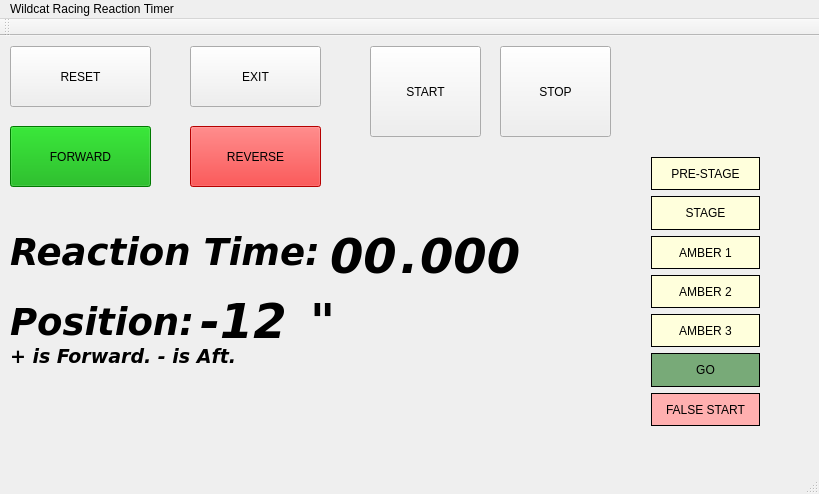
<?xml version="1.0" encoding="UTF-8"?>
<ui version="4.0">
 <class>MainWindow</class>
 <widget class="QMainWindow" name="MainWindow">
  <property name="geometry">
   <rect>
    <x>0</x>
    <y>0</y>
    <width>819</width>
    <height>494</height>
   </rect>
  </property>
  <property name="windowTitle">
   <string>MainWindow</string>
  </property>
  <widget class="QWidget" name="centralWidget">
   <widget class="QPushButton" name="resetButton">
    <property name="geometry">
     <rect>
      <x>10</x>
      <y>10</y>
      <width>141</width>
      <height>61</height>
     </rect>
    </property>
    <property name="text">
     <string>RESET</string>
    </property>
   </widget>
   <widget class="QPushButton" name="exitButton">
    <property name="geometry">
     <rect>
      <x>190</x>
      <y>10</y>
      <width>131</width>
      <height>61</height>
     </rect>
    </property>
    <property name="text">
     <string>EXIT</string>
    </property>
   </widget>
   <widget class="QPushButton" name="fwdButton">
    <property name="geometry">
     <rect>
      <x>10</x>
      <y>90</y>
      <width>141</width>
      <height>61</height>
     </rect>
    </property>
    <property name="palette">
     <palette>
      <active>
       <colorrole role="WindowText">
        <brush brushstyle="SolidPattern">
         <color alpha="255">
          <red>0</red>
          <green>0</green>
          <blue>0</blue>
         </color>
        </brush>
       </colorrole>
       <colorrole role="Button">
        <brush brushstyle="SolidPattern">
         <color alpha="255">
          <red>0</red>
          <green>170</green>
          <blue>0</blue>
         </color>
        </brush>
       </colorrole>
       <colorrole role="Light">
        <brush brushstyle="SolidPattern">
         <color alpha="255">
          <red>0</red>
          <green>255</green>
          <blue>0</blue>
         </color>
        </brush>
       </colorrole>
       <colorrole role="Midlight">
        <brush brushstyle="SolidPattern">
         <color alpha="255">
          <red>0</red>
          <green>212</green>
          <blue>0</blue>
         </color>
        </brush>
       </colorrole>
       <colorrole role="Dark">
        <brush brushstyle="SolidPattern">
         <color alpha="255">
          <red>0</red>
          <green>85</green>
          <blue>0</blue>
         </color>
        </brush>
       </colorrole>
       <colorrole role="Mid">
        <brush brushstyle="SolidPattern">
         <color alpha="255">
          <red>0</red>
          <green>113</green>
          <blue>0</blue>
         </color>
        </brush>
       </colorrole>
       <colorrole role="Text">
        <brush brushstyle="SolidPattern">
         <color alpha="255">
          <red>0</red>
          <green>0</green>
          <blue>0</blue>
         </color>
        </brush>
       </colorrole>
       <colorrole role="BrightText">
        <brush brushstyle="SolidPattern">
         <color alpha="255">
          <red>255</red>
          <green>255</green>
          <blue>255</blue>
         </color>
        </brush>
       </colorrole>
       <colorrole role="ButtonText">
        <brush brushstyle="SolidPattern">
         <color alpha="255">
          <red>0</red>
          <green>0</green>
          <blue>0</blue>
         </color>
        </brush>
       </colorrole>
       <colorrole role="Base">
        <brush brushstyle="SolidPattern">
         <color alpha="255">
          <red>255</red>
          <green>255</green>
          <blue>255</blue>
         </color>
        </brush>
       </colorrole>
       <colorrole role="Window">
        <brush brushstyle="SolidPattern">
         <color alpha="255">
          <red>0</red>
          <green>170</green>
          <blue>0</blue>
         </color>
        </brush>
       </colorrole>
       <colorrole role="Shadow">
        <brush brushstyle="SolidPattern">
         <color alpha="255">
          <red>0</red>
          <green>0</green>
          <blue>0</blue>
         </color>
        </brush>
       </colorrole>
       <colorrole role="AlternateBase">
        <brush brushstyle="SolidPattern">
         <color alpha="255">
          <red>127</red>
          <green>212</green>
          <blue>127</blue>
         </color>
        </brush>
       </colorrole>
       <colorrole role="ToolTipBase">
        <brush brushstyle="SolidPattern">
         <color alpha="255">
          <red>255</red>
          <green>255</green>
          <blue>220</blue>
         </color>
        </brush>
       </colorrole>
       <colorrole role="ToolTipText">
        <brush brushstyle="SolidPattern">
         <color alpha="255">
          <red>0</red>
          <green>0</green>
          <blue>0</blue>
         </color>
        </brush>
       </colorrole>
      </active>
      <inactive>
       <colorrole role="WindowText">
        <brush brushstyle="SolidPattern">
         <color alpha="255">
          <red>0</red>
          <green>0</green>
          <blue>0</blue>
         </color>
        </brush>
       </colorrole>
       <colorrole role="Button">
        <brush brushstyle="SolidPattern">
         <color alpha="255">
          <red>0</red>
          <green>170</green>
          <blue>0</blue>
         </color>
        </brush>
       </colorrole>
       <colorrole role="Light">
        <brush brushstyle="SolidPattern">
         <color alpha="255">
          <red>0</red>
          <green>255</green>
          <blue>0</blue>
         </color>
        </brush>
       </colorrole>
       <colorrole role="Midlight">
        <brush brushstyle="SolidPattern">
         <color alpha="255">
          <red>0</red>
          <green>212</green>
          <blue>0</blue>
         </color>
        </brush>
       </colorrole>
       <colorrole role="Dark">
        <brush brushstyle="SolidPattern">
         <color alpha="255">
          <red>0</red>
          <green>85</green>
          <blue>0</blue>
         </color>
        </brush>
       </colorrole>
       <colorrole role="Mid">
        <brush brushstyle="SolidPattern">
         <color alpha="255">
          <red>0</red>
          <green>113</green>
          <blue>0</blue>
         </color>
        </brush>
       </colorrole>
       <colorrole role="Text">
        <brush brushstyle="SolidPattern">
         <color alpha="255">
          <red>0</red>
          <green>0</green>
          <blue>0</blue>
         </color>
        </brush>
       </colorrole>
       <colorrole role="BrightText">
        <brush brushstyle="SolidPattern">
         <color alpha="255">
          <red>255</red>
          <green>255</green>
          <blue>255</blue>
         </color>
        </brush>
       </colorrole>
       <colorrole role="ButtonText">
        <brush brushstyle="SolidPattern">
         <color alpha="255">
          <red>0</red>
          <green>0</green>
          <blue>0</blue>
         </color>
        </brush>
       </colorrole>
       <colorrole role="Base">
        <brush brushstyle="SolidPattern">
         <color alpha="255">
          <red>255</red>
          <green>255</green>
          <blue>255</blue>
         </color>
        </brush>
       </colorrole>
       <colorrole role="Window">
        <brush brushstyle="SolidPattern">
         <color alpha="255">
          <red>0</red>
          <green>170</green>
          <blue>0</blue>
         </color>
        </brush>
       </colorrole>
       <colorrole role="Shadow">
        <brush brushstyle="SolidPattern">
         <color alpha="255">
          <red>0</red>
          <green>0</green>
          <blue>0</blue>
         </color>
        </brush>
       </colorrole>
       <colorrole role="AlternateBase">
        <brush brushstyle="SolidPattern">
         <color alpha="255">
          <red>127</red>
          <green>212</green>
          <blue>127</blue>
         </color>
        </brush>
       </colorrole>
       <colorrole role="ToolTipBase">
        <brush brushstyle="SolidPattern">
         <color alpha="255">
          <red>255</red>
          <green>255</green>
          <blue>220</blue>
         </color>
        </brush>
       </colorrole>
       <colorrole role="ToolTipText">
        <brush brushstyle="SolidPattern">
         <color alpha="255">
          <red>0</red>
          <green>0</green>
          <blue>0</blue>
         </color>
        </brush>
       </colorrole>
      </inactive>
      <disabled>
       <colorrole role="WindowText">
        <brush brushstyle="SolidPattern">
         <color alpha="255">
          <red>0</red>
          <green>85</green>
          <blue>0</blue>
         </color>
        </brush>
       </colorrole>
       <colorrole role="Button">
        <brush brushstyle="SolidPattern">
         <color alpha="255">
          <red>0</red>
          <green>170</green>
          <blue>0</blue>
         </color>
        </brush>
       </colorrole>
       <colorrole role="Light">
        <brush brushstyle="SolidPattern">
         <color alpha="255">
          <red>0</red>
          <green>255</green>
          <blue>0</blue>
         </color>
        </brush>
       </colorrole>
       <colorrole role="Midlight">
        <brush brushstyle="SolidPattern">
         <color alpha="255">
          <red>0</red>
          <green>212</green>
          <blue>0</blue>
         </color>
        </brush>
       </colorrole>
       <colorrole role="Dark">
        <brush brushstyle="SolidPattern">
         <color alpha="255">
          <red>0</red>
          <green>85</green>
          <blue>0</blue>
         </color>
        </brush>
       </colorrole>
       <colorrole role="Mid">
        <brush brushstyle="SolidPattern">
         <color alpha="255">
          <red>0</red>
          <green>113</green>
          <blue>0</blue>
         </color>
        </brush>
       </colorrole>
       <colorrole role="Text">
        <brush brushstyle="SolidPattern">
         <color alpha="255">
          <red>0</red>
          <green>85</green>
          <blue>0</blue>
         </color>
        </brush>
       </colorrole>
       <colorrole role="BrightText">
        <brush brushstyle="SolidPattern">
         <color alpha="255">
          <red>255</red>
          <green>255</green>
          <blue>255</blue>
         </color>
        </brush>
       </colorrole>
       <colorrole role="ButtonText">
        <brush brushstyle="SolidPattern">
         <color alpha="255">
          <red>0</red>
          <green>85</green>
          <blue>0</blue>
         </color>
        </brush>
       </colorrole>
       <colorrole role="Base">
        <brush brushstyle="SolidPattern">
         <color alpha="255">
          <red>0</red>
          <green>170</green>
          <blue>0</blue>
         </color>
        </brush>
       </colorrole>
       <colorrole role="Window">
        <brush brushstyle="SolidPattern">
         <color alpha="255">
          <red>0</red>
          <green>170</green>
          <blue>0</blue>
         </color>
        </brush>
       </colorrole>
       <colorrole role="Shadow">
        <brush brushstyle="SolidPattern">
         <color alpha="255">
          <red>0</red>
          <green>0</green>
          <blue>0</blue>
         </color>
        </brush>
       </colorrole>
       <colorrole role="AlternateBase">
        <brush brushstyle="SolidPattern">
         <color alpha="255">
          <red>0</red>
          <green>170</green>
          <blue>0</blue>
         </color>
        </brush>
       </colorrole>
       <colorrole role="ToolTipBase">
        <brush brushstyle="SolidPattern">
         <color alpha="255">
          <red>255</red>
          <green>255</green>
          <blue>220</blue>
         </color>
        </brush>
       </colorrole>
       <colorrole role="ToolTipText">
        <brush brushstyle="SolidPattern">
         <color alpha="255">
          <red>0</red>
          <green>0</green>
          <blue>0</blue>
         </color>
        </brush>
       </colorrole>
      </disabled>
     </palette>
    </property>
    <property name="text">
     <string>FORWARD</string>
    </property>
   </widget>
   <widget class="QPushButton" name="aftButton">
    <property name="geometry">
     <rect>
      <x>190</x>
      <y>90</y>
      <width>131</width>
      <height>61</height>
     </rect>
    </property>
    <property name="palette">
     <palette>
      <active>
       <colorrole role="WindowText">
        <brush brushstyle="SolidPattern">
         <color alpha="255">
          <red>0</red>
          <green>0</green>
          <blue>0</blue>
         </color>
        </brush>
       </colorrole>
       <colorrole role="Button">
        <brush brushstyle="SolidPattern">
         <color alpha="255">
          <red>255</red>
          <green>0</green>
          <blue>0</blue>
         </color>
        </brush>
       </colorrole>
       <colorrole role="Light">
        <brush brushstyle="SolidPattern">
         <color alpha="255">
          <red>255</red>
          <green>127</green>
          <blue>127</blue>
         </color>
        </brush>
       </colorrole>
       <colorrole role="Midlight">
        <brush brushstyle="SolidPattern">
         <color alpha="255">
          <red>255</red>
          <green>63</green>
          <blue>63</blue>
         </color>
        </brush>
       </colorrole>
       <colorrole role="Dark">
        <brush brushstyle="SolidPattern">
         <color alpha="255">
          <red>127</red>
          <green>0</green>
          <blue>0</blue>
         </color>
        </brush>
       </colorrole>
       <colorrole role="Mid">
        <brush brushstyle="SolidPattern">
         <color alpha="255">
          <red>170</red>
          <green>0</green>
          <blue>0</blue>
         </color>
        </brush>
       </colorrole>
       <colorrole role="Text">
        <brush brushstyle="SolidPattern">
         <color alpha="255">
          <red>0</red>
          <green>0</green>
          <blue>0</blue>
         </color>
        </brush>
       </colorrole>
       <colorrole role="BrightText">
        <brush brushstyle="SolidPattern">
         <color alpha="255">
          <red>255</red>
          <green>255</green>
          <blue>255</blue>
         </color>
        </brush>
       </colorrole>
       <colorrole role="ButtonText">
        <brush brushstyle="SolidPattern">
         <color alpha="255">
          <red>0</red>
          <green>0</green>
          <blue>0</blue>
         </color>
        </brush>
       </colorrole>
       <colorrole role="Base">
        <brush brushstyle="SolidPattern">
         <color alpha="255">
          <red>255</red>
          <green>255</green>
          <blue>255</blue>
         </color>
        </brush>
       </colorrole>
       <colorrole role="Window">
        <brush brushstyle="SolidPattern">
         <color alpha="255">
          <red>255</red>
          <green>0</green>
          <blue>0</blue>
         </color>
        </brush>
       </colorrole>
       <colorrole role="Shadow">
        <brush brushstyle="SolidPattern">
         <color alpha="255">
          <red>0</red>
          <green>0</green>
          <blue>0</blue>
         </color>
        </brush>
       </colorrole>
       <colorrole role="AlternateBase">
        <brush brushstyle="SolidPattern">
         <color alpha="255">
          <red>255</red>
          <green>127</green>
          <blue>127</blue>
         </color>
        </brush>
       </colorrole>
       <colorrole role="ToolTipBase">
        <brush brushstyle="SolidPattern">
         <color alpha="255">
          <red>255</red>
          <green>255</green>
          <blue>220</blue>
         </color>
        </brush>
       </colorrole>
       <colorrole role="ToolTipText">
        <brush brushstyle="SolidPattern">
         <color alpha="255">
          <red>0</red>
          <green>0</green>
          <blue>0</blue>
         </color>
        </brush>
       </colorrole>
      </active>
      <inactive>
       <colorrole role="WindowText">
        <brush brushstyle="SolidPattern">
         <color alpha="255">
          <red>0</red>
          <green>0</green>
          <blue>0</blue>
         </color>
        </brush>
       </colorrole>
       <colorrole role="Button">
        <brush brushstyle="SolidPattern">
         <color alpha="255">
          <red>255</red>
          <green>0</green>
          <blue>0</blue>
         </color>
        </brush>
       </colorrole>
       <colorrole role="Light">
        <brush brushstyle="SolidPattern">
         <color alpha="255">
          <red>255</red>
          <green>127</green>
          <blue>127</blue>
         </color>
        </brush>
       </colorrole>
       <colorrole role="Midlight">
        <brush brushstyle="SolidPattern">
         <color alpha="255">
          <red>255</red>
          <green>63</green>
          <blue>63</blue>
         </color>
        </brush>
       </colorrole>
       <colorrole role="Dark">
        <brush brushstyle="SolidPattern">
         <color alpha="255">
          <red>127</red>
          <green>0</green>
          <blue>0</blue>
         </color>
        </brush>
       </colorrole>
       <colorrole role="Mid">
        <brush brushstyle="SolidPattern">
         <color alpha="255">
          <red>170</red>
          <green>0</green>
          <blue>0</blue>
         </color>
        </brush>
       </colorrole>
       <colorrole role="Text">
        <brush brushstyle="SolidPattern">
         <color alpha="255">
          <red>0</red>
          <green>0</green>
          <blue>0</blue>
         </color>
        </brush>
       </colorrole>
       <colorrole role="BrightText">
        <brush brushstyle="SolidPattern">
         <color alpha="255">
          <red>255</red>
          <green>255</green>
          <blue>255</blue>
         </color>
        </brush>
       </colorrole>
       <colorrole role="ButtonText">
        <brush brushstyle="SolidPattern">
         <color alpha="255">
          <red>0</red>
          <green>0</green>
          <blue>0</blue>
         </color>
        </brush>
       </colorrole>
       <colorrole role="Base">
        <brush brushstyle="SolidPattern">
         <color alpha="255">
          <red>255</red>
          <green>255</green>
          <blue>255</blue>
         </color>
        </brush>
       </colorrole>
       <colorrole role="Window">
        <brush brushstyle="SolidPattern">
         <color alpha="255">
          <red>255</red>
          <green>0</green>
          <blue>0</blue>
         </color>
        </brush>
       </colorrole>
       <colorrole role="Shadow">
        <brush brushstyle="SolidPattern">
         <color alpha="255">
          <red>0</red>
          <green>0</green>
          <blue>0</blue>
         </color>
        </brush>
       </colorrole>
       <colorrole role="AlternateBase">
        <brush brushstyle="SolidPattern">
         <color alpha="255">
          <red>255</red>
          <green>127</green>
          <blue>127</blue>
         </color>
        </brush>
       </colorrole>
       <colorrole role="ToolTipBase">
        <brush brushstyle="SolidPattern">
         <color alpha="255">
          <red>255</red>
          <green>255</green>
          <blue>220</blue>
         </color>
        </brush>
       </colorrole>
       <colorrole role="ToolTipText">
        <brush brushstyle="SolidPattern">
         <color alpha="255">
          <red>0</red>
          <green>0</green>
          <blue>0</blue>
         </color>
        </brush>
       </colorrole>
      </inactive>
      <disabled>
       <colorrole role="WindowText">
        <brush brushstyle="SolidPattern">
         <color alpha="255">
          <red>127</red>
          <green>0</green>
          <blue>0</blue>
         </color>
        </brush>
       </colorrole>
       <colorrole role="Button">
        <brush brushstyle="SolidPattern">
         <color alpha="255">
          <red>255</red>
          <green>0</green>
          <blue>0</blue>
         </color>
        </brush>
       </colorrole>
       <colorrole role="Light">
        <brush brushstyle="SolidPattern">
         <color alpha="255">
          <red>255</red>
          <green>127</green>
          <blue>127</blue>
         </color>
        </brush>
       </colorrole>
       <colorrole role="Midlight">
        <brush brushstyle="SolidPattern">
         <color alpha="255">
          <red>255</red>
          <green>63</green>
          <blue>63</blue>
         </color>
        </brush>
       </colorrole>
       <colorrole role="Dark">
        <brush brushstyle="SolidPattern">
         <color alpha="255">
          <red>127</red>
          <green>0</green>
          <blue>0</blue>
         </color>
        </brush>
       </colorrole>
       <colorrole role="Mid">
        <brush brushstyle="SolidPattern">
         <color alpha="255">
          <red>170</red>
          <green>0</green>
          <blue>0</blue>
         </color>
        </brush>
       </colorrole>
       <colorrole role="Text">
        <brush brushstyle="SolidPattern">
         <color alpha="255">
          <red>127</red>
          <green>0</green>
          <blue>0</blue>
         </color>
        </brush>
       </colorrole>
       <colorrole role="BrightText">
        <brush brushstyle="SolidPattern">
         <color alpha="255">
          <red>255</red>
          <green>255</green>
          <blue>255</blue>
         </color>
        </brush>
       </colorrole>
       <colorrole role="ButtonText">
        <brush brushstyle="SolidPattern">
         <color alpha="255">
          <red>127</red>
          <green>0</green>
          <blue>0</blue>
         </color>
        </brush>
       </colorrole>
       <colorrole role="Base">
        <brush brushstyle="SolidPattern">
         <color alpha="255">
          <red>255</red>
          <green>0</green>
          <blue>0</blue>
         </color>
        </brush>
       </colorrole>
       <colorrole role="Window">
        <brush brushstyle="SolidPattern">
         <color alpha="255">
          <red>255</red>
          <green>0</green>
          <blue>0</blue>
         </color>
        </brush>
       </colorrole>
       <colorrole role="Shadow">
        <brush brushstyle="SolidPattern">
         <color alpha="255">
          <red>0</red>
          <green>0</green>
          <blue>0</blue>
         </color>
        </brush>
       </colorrole>
       <colorrole role="AlternateBase">
        <brush brushstyle="SolidPattern">
         <color alpha="255">
          <red>255</red>
          <green>0</green>
          <blue>0</blue>
         </color>
        </brush>
       </colorrole>
       <colorrole role="ToolTipBase">
        <brush brushstyle="SolidPattern">
         <color alpha="255">
          <red>255</red>
          <green>255</green>
          <blue>220</blue>
         </color>
        </brush>
       </colorrole>
       <colorrole role="ToolTipText">
        <brush brushstyle="SolidPattern">
         <color alpha="255">
          <red>0</red>
          <green>0</green>
          <blue>0</blue>
         </color>
        </brush>
       </colorrole>
      </disabled>
     </palette>
    </property>
    <property name="text">
     <string>REVERSE</string>
    </property>
   </widget>
   <widget class="QLabel" name="milliTime">
    <property name="geometry">
     <rect>
      <x>420</x>
      <y>170</y>
      <width>201</width>
      <height>101</height>
     </rect>
    </property>
    <property name="font">
     <font>
      <family>DejaVu Sans</family>
      <pointsize>36</pointsize>
      <weight>75</weight>
      <italic>true</italic>
      <bold>true</bold>
     </font>
    </property>
    <property name="text">
     <string>000</string>
    </property>
   </widget>
   <widget class="QLabel" name="secondTime">
    <property name="geometry">
     <rect>
      <x>330</x>
      <y>170</y>
      <width>71</width>
      <height>101</height>
     </rect>
    </property>
    <property name="font">
     <font>
      <family>DejaVu Sans</family>
      <pointsize>36</pointsize>
      <weight>75</weight>
      <italic>true</italic>
      <bold>true</bold>
     </font>
    </property>
    <property name="text">
     <string>00</string>
    </property>
   </widget>
   <widget class="QLabel" name="period">
    <property name="geometry">
     <rect>
      <x>400</x>
      <y>170</y>
      <width>21</width>
      <height>101</height>
     </rect>
    </property>
    <property name="font">
     <font>
      <family>DejaVu Sans</family>
      <pointsize>36</pointsize>
      <weight>75</weight>
      <italic>true</italic>
      <bold>true</bold>
     </font>
    </property>
    <property name="text">
     <string>.</string>
    </property>
   </widget>
   <widget class="QPushButton" name="startButton">
    <property name="geometry">
     <rect>
      <x>370</x>
      <y>10</y>
      <width>111</width>
      <height>91</height>
     </rect>
    </property>
    <property name="text">
     <string>START</string>
    </property>
   </widget>
   <widget class="QPushButton" name="stopButton">
    <property name="geometry">
     <rect>
      <x>500</x>
      <y>10</y>
      <width>111</width>
      <height>91</height>
     </rect>
    </property>
    <property name="text">
     <string>STOP</string>
    </property>
   </widget>
   <widget class="QLabel" name="reactionTimeText">
    <property name="geometry">
     <rect>
      <x>10</x>
      <y>180</y>
      <width>331</width>
      <height>71</height>
     </rect>
    </property>
    <property name="font">
     <font>
      <family>DejaVu Sans</family>
      <pointsize>28</pointsize>
      <weight>75</weight>
      <italic>true</italic>
      <bold>true</bold>
     </font>
    </property>
    <property name="text">
     <string>Reaction Time: </string>
    </property>
   </widget>
   <widget class="QLabel" name="positionTextHeader">
    <property name="geometry">
     <rect>
      <x>10</x>
      <y>250</y>
      <width>191</width>
      <height>71</height>
     </rect>
    </property>
    <property name="font">
     <font>
      <family>DejaVu Sans</family>
      <pointsize>28</pointsize>
      <weight>75</weight>
      <italic>true</italic>
      <bold>true</bold>
     </font>
    </property>
    <property name="text">
     <string>Position:</string>
    </property>
   </widget>
   <widget class="QLabel" name="positionTextNote">
    <property name="geometry">
     <rect>
      <x>10</x>
      <y>300</y>
      <width>241</width>
      <height>41</height>
     </rect>
    </property>
    <property name="font">
     <font>
      <family>DejaVu Sans</family>
      <pointsize>14</pointsize>
      <weight>75</weight>
      <italic>true</italic>
      <bold>true</bold>
     </font>
    </property>
    <property name="text">
     <string>+ is Forward. - is Aft.</string>
    </property>
   </widget>
   <widget class="QLabel" name="positionText">
    <property name="geometry">
     <rect>
      <x>200</x>
      <y>260</y>
      <width>111</width>
      <height>51</height>
     </rect>
    </property>
    <property name="font">
     <font>
      <family>DejaVu Sans</family>
      <pointsize>36</pointsize>
      <weight>75</weight>
      <italic>true</italic>
      <bold>true</bold>
     </font>
    </property>
    <property name="text">
     <string>-12</string>
    </property>
   </widget>
   <widget class="QLabel" name="positionTextUnits">
    <property name="geometry">
     <rect>
      <x>310</x>
      <y>260</y>
      <width>111</width>
      <height>51</height>
     </rect>
    </property>
    <property name="font">
     <font>
      <family>DejaVu Sans</family>
      <pointsize>36</pointsize>
      <weight>75</weight>
      <italic>true</italic>
      <bold>true</bold>
     </font>
    </property>
    <property name="text">
     <string>&quot;</string>
    </property>
   </widget>
   <widget class="QWidget" name="layoutWidget">
    <property name="geometry">
     <rect>
      <x>640</x>
      <y>110</y>
      <width>131</width>
      <height>291</height>
     </rect>
    </property>
    <layout class="QVBoxLayout" name="verticalLayout">
     <item>
      <widget class="QLabel" name="preStageLight">
       <property name="autoFillBackground">
        <bool>false</bool>
       </property>
       <property name="styleSheet">
        <string notr="true">background-color: rgb(255, 255, 220);</string>
       </property>
       <property name="frameShape">
        <enum>QFrame::Box</enum>
       </property>
       <property name="text">
        <string>PRE-STAGE</string>
       </property>
       <property name="alignment">
        <set>Qt::AlignCenter</set>
       </property>
      </widget>
     </item>
     <item>
      <widget class="QLabel" name="stageLight">
       <property name="autoFillBackground">
        <bool>false</bool>
       </property>
       <property name="styleSheet">
        <string notr="true">background-color: rgb(255, 255, 220);</string>
       </property>
       <property name="frameShape">
        <enum>QFrame::Box</enum>
       </property>
       <property name="text">
        <string>STAGE</string>
       </property>
       <property name="alignment">
        <set>Qt::AlignCenter</set>
       </property>
      </widget>
     </item>
     <item>
      <widget class="QLabel" name="amberLight_1">
       <property name="autoFillBackground">
        <bool>false</bool>
       </property>
       <property name="styleSheet">
        <string notr="true">background-color: rgb(255, 255, 220);</string>
       </property>
       <property name="frameShape">
        <enum>QFrame::Box</enum>
       </property>
       <property name="text">
        <string>AMBER 1</string>
       </property>
       <property name="alignment">
        <set>Qt::AlignCenter</set>
       </property>
      </widget>
     </item>
     <item>
      <widget class="QLabel" name="amberLight_2">
       <property name="autoFillBackground">
        <bool>false</bool>
       </property>
       <property name="styleSheet">
        <string notr="true">background-color: rgb(255, 255, 220);</string>
       </property>
       <property name="frameShape">
        <enum>QFrame::Box</enum>
       </property>
       <property name="text">
        <string>AMBER 2</string>
       </property>
       <property name="alignment">
        <set>Qt::AlignCenter</set>
       </property>
      </widget>
     </item>
     <item>
      <widget class="QLabel" name="amberLight_3">
       <property name="autoFillBackground">
        <bool>false</bool>
       </property>
       <property name="styleSheet">
        <string notr="true">background-color: rgb(255, 255, 220);</string>
       </property>
       <property name="frameShape">
        <enum>QFrame::Box</enum>
       </property>
       <property name="text">
        <string>AMBER 3</string>
       </property>
       <property name="alignment">
        <set>Qt::AlignCenter</set>
       </property>
      </widget>
     </item>
     <item>
      <widget class="QLabel" name="goLight">
       <property name="autoFillBackground">
        <bool>false</bool>
       </property>
       <property name="styleSheet">
        <string notr="true">background-color: rgb(120, 170, 120)</string>
       </property>
       <property name="frameShape">
        <enum>QFrame::Box</enum>
       </property>
       <property name="text">
        <string>GO</string>
       </property>
       <property name="alignment">
        <set>Qt::AlignCenter</set>
       </property>
      </widget>
     </item>
     <item>
      <widget class="QLabel" name="falseStartLight">
       <property name="autoFillBackground">
        <bool>false</bool>
       </property>
       <property name="styleSheet">
        <string notr="true">background-color: rgb(255, 175, 175);</string>
       </property>
       <property name="frameShape">
        <enum>QFrame::Box</enum>
       </property>
       <property name="text">
        <string>FALSE START</string>
       </property>
       <property name="alignment">
        <set>Qt::AlignCenter</set>
       </property>
      </widget>
     </item>
    </layout>
   </widget>
  </widget>
  <widget class="QMenuBar" name="menuBar">
   <property name="geometry">
    <rect>
     <x>0</x>
     <y>0</y>
     <width>819</width>
     <height>20</height>
    </rect>
   </property>
   <widget class="QMenu" name="menuWildcat_Racing_Reaction_Timer">
    <property name="title">
     <string>Wildcat Racing Reaction Timer</string>
    </property>
   </widget>
   <addaction name="menuWildcat_Racing_Reaction_Timer"/>
  </widget>
  <widget class="QToolBar" name="mainToolBar">
   <attribute name="toolBarArea">
    <enum>TopToolBarArea</enum>
   </attribute>
   <attribute name="toolBarBreak">
    <bool>false</bool>
   </attribute>
  </widget>
  <widget class="QStatusBar" name="statusBar"/>
 </widget>
 <layoutdefault spacing="6" margin="11"/>
 <resources/>
 <connections>
  <connection>
   <sender>exitButton</sender>
   <signal>clicked()</signal>
   <receiver>MainWindow</receiver>
   <slot>close()</slot>
   <hints>
    <hint type="sourcelabel">
     <x>261</x>
     <y>64</y>
    </hint>
    <hint type="destinationlabel">
     <x>518</x>
     <y>67</y>
    </hint>
   </hints>
  </connection>
 </connections>
</ui>
